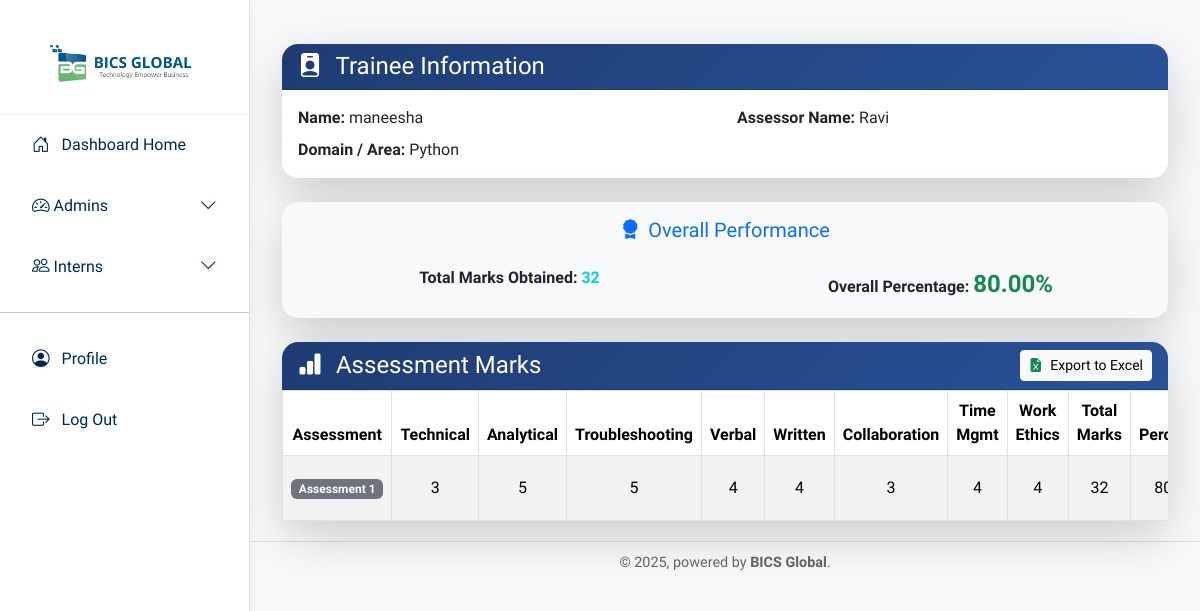
Page /trainee/1/assessments/ on the committed database.
### register/models.py (models this page shows, shortened)
class Intern(models.Model):
    GENDER_CHOICES = [
        ('', 'Select Gender'),
        ('Male', 'Male'),
        ('Female', 'Female'),
        ('Other', 'Other')
    ]
    QUALIFICATIONS = [
        ('', 'Select Qualification'),
        ('B.Tech', 'B.Tech'),
        ('MBA', 'MBA'),
        ('Other', 'Other')
    ]
    YEAR_CHOICES = [('', 'Select')] + [(str(i), str(i)) for i in range(1, 5)]
    INTEREST_AREAS = [
        ('', 'Select'),
        ('Web Development', 'Web Development'),
        ('Mobile App Development', 'Mobile App Development'),
        ('Data Science', 'Data Science'),
        ('UI/UX Design', 'UI/UX Design'),
        ('Python', 'Python'),
        ('Full Stack', 'Full Stack'),
        ('DevOps', 'DevOps'),
        ('Networking', 'Networking'),
        ('Linux', 'Linux'),
        ('.NET', '.NET'),
        ('MEAN', 'MEAN'),
        ('MERN', 'MERN'),
        ('PHP', 'PHP'),
        ('Laravel', 'Laravel'),
        ('Drupal', 'Drupal'),
        ('Finance', 'Finance'),
        ('HR', 'HR'),
        ('Digital Marketing', 'Digital Marketing'),
        ('Business Analyst', 'Business Analyst'),
        ('Sales Analyst', 'Sales Analyst'),
        ('Administration', 'Administration')
    ]
    INTERNSHIP_TYPES = [
        ('', 'Select'),
        ('Offline', 'Offline'),
        ('Online', 'Online'),
        ('Hybrid', 'Hybrid')
    ]
    HEARD_FROM_OPTIONS = [
        ('', 'Select'),
        ('BG Employee', 'BG Employee'),
        ('From Google Reviews', 'From Google Reviews'),
        ('Friends', 'Friends'),
        ('Through Social Media', 'Through Social Media'),
        ('Relation', 'Relation'),
        ('Existing Employees', 'Existing Employees')
    ]
    full_name = models.CharField(max_length=100)
    dob = models.DateField()
    gender = models.CharField(max_length=10, choices=GENDER_CHOICES)
    contact = models.CharField(max_length=10)
    email = models.EmailField(unique=True)
    address = models.TextField()
    photo = models.ImageField(upload_to='profile_photos/', blank=True, null=True)
    qualification = models.CharField(max_length=50, choices=QUALIFICATIONS)
    college_name = models.CharField(max_length=100)
    year = models.CharField(max_length=2, choices=YEAR_CHOICES)
    specialization = models.CharField(max_length=100, blank=True)
    contact_person = models.CharField(max_length=100, blank=True)
    area_of_interest = models.CharField(max_length=100, choices=INTEREST_AREAS)
    preferred_start_date = models.DateField()
    duration = models.CharField(max_length=50)
    project_duration = models.CharField(max_length=50, blank=True)
    prior_internship = models.CharField(
        max_length=10,
        choices=[('', 'Select'), ('Yes', 'Yes'), ('No', 'No')]
    )
    past_internship_details = models.TextField(blank=True)
    internship_type = models.CharField(max_length=10, choices=INTERNSHIP_TYPES)
    skills = models.TextField(blank=True)
    bonafide = models.FileField(upload_to='bonafide/')
    linkedin = models.URLField()
    heard_from = models.CharField(max_length=50, choices=HEARD_FROM_OPTIONS, blank=True)

class Assessment(models.Model):
    ASSESSMENT_CHOICES = [
        (1, "Assessment 1"),
        (2, "Assessment 2"),
        (3, "Assessment 3"),
    ]
    MAX_MARKS = 40  # ✅ Each assessment = 40 marks
    id = models.UUIDField(primary_key=True, default=uuid.uuid4, editable=False)
    trainee_name = models.ForeignKey(
        "Intern",
        on_delete=models.CASCADE,
        related_name="assessments"
    )
    domain = models.CharField(max_length=100, choices=Intern.INTEREST_AREAS)  # you can use Intern.INTEREST_AREAS
    assessor_name = models.CharField(max_length=100)
    assessment_date = models.DateField()
    topics = models.TextField()
    assessment_number = models.IntegerField(choices=ASSESSMENT_CHOICES)
    total_marks = models.IntegerField(default=0, null=True, editable=False)
    percentage = models.DecimalField(max_digits=5, decimal_places=2, default=0.0, editable=False)
    created_at = models.DateTimeField(auto_now_add=True)
    modified_at = models.DateTimeField(auto_now=True)

class AssessmentMarks(models.Model):
    assessment = models.ForeignKey(
        Assessment,
        on_delete=models.CASCADE,
        related_name="marks"
    )
    technical_skill = models.PositiveSmallIntegerField(default=0)
    analytical_skills = models.PositiveSmallIntegerField(default=0)
    troubleshooting = models.PositiveSmallIntegerField(default=0)
    verbal_communication = models.PositiveSmallIntegerField(default=0)
    written_communication = models.PositiveSmallIntegerField(default=0)
    collaboration = models.PositiveSmallIntegerField(default=0)
    time_management = models.PositiveSmallIntegerField(default=0)
    work_ethic = models.PositiveSmallIntegerField(default=0)
    total_marks = models.IntegerField(default=0, editable=False)
    strengths = models.TextField(blank=True, null=True)
    areas_of_improvement = models.TextField(blank=True, null=True)
    remarks = models.TextField(blank=True, null=True)
    created_at = models.DateTimeField(auto_now_add=True)
    modified_at = models.DateTimeField(auto_now=True)

### register/views.py (the view)
# urls.py: path("trainee/<int:trainee_id>/assessments/", views.trainee_assessments, name="trainee_assessments"),
def trainee_assessments(request, trainee_id):
    trainee = get_object_or_404(Intern, id=trainee_id)
    assessments = Assessment.objects.filter(trainee_name=trainee).order_by('created_at')
    assessments_with_marks = []
    for a in assessments:
        marks = AssessmentMarks.objects.filter(assessment=a).first()
        assessments_with_marks.append({
            'assessment': a,
            'marks': marks
        })
    return render(request, 'register/traine_assessments.html', {
        'trainee': trainee,
        'assessments_with_marks': assessments_with_marks
    })

### register/templates/register/traine_assessments.html (shortened to what this page needs)
{% extends "register/base_sidebar.html" %}
{% block content %}
<div class="container mt-4">
    <div class="card shadow-lg border-0 rounded-4 mb-4">
        <div class="card-header text-white rounded-top-4"
             style="background: linear-gradient(135deg, #1e3c72, #2a5298);">
            <h4 class="mb-0"><i class="bi bi-person-badge-fill me-2"></i> Trainee Information</h4>
        </div>
        <div class="card-body">
            <div class="row g-4">
                <div class="col-md-6">
                    <p class="mb-2"><strong>Name:</strong> {{ trainee.full_name }}</p>
                    <p class="mb-0"><strong>Domain / Area:</strong> {{ trainee.area_of_interest }}</p>
                </div>
                <div class="col-md-6">
                    <p class="mb-2"><strong>Assessor Name:</strong>
                        {% if assessments_with_marks %}
                            {{ assessments_with_marks.0.assessment.assessor_name }}
                        {% else %}
                            <span class="text-muted">Not Assigned</span>
                        {% endif %}
                    </p>
                </div>
            </div>
        </div>
    </div>
    {% if assessments_with_marks %}
    <div class="card shadow-lg border-0 rounded-4 mb-4 text-center bg-light" id="overallSummaryCard">
        <div class="card-body">
            <h5 class="card-title text-primary"><i class="bi bi-award-fill me-2"></i>Overall Performance</h5>
            <div class="row g-2 mt-3">
                <div class="col-md-6">
                    <p class="mb-0"><strong>Total Marks Obtained:</strong>
                        <strong class="text-info" id="overallTotal"></strong>
                    </p>
                </div>
                <div class="col-md-6">
                    <p class="mb-0"><strong>Overall Percentage:</strong>
                        <strong class="text-success fs-4" id="overallPercentage"></strong>
                    </p>
                </div>
            </div>
        </div>
    </div>
    {% endif %}
    <div class="card shadow-lg border-0 rounded-4">
        <div class="card-header text-white rounded-top-4 d-flex justify-content-between align-items-center"
             style="background: linear-gradient(135deg, #1e3c72, #2a5298);">
            <h4 class="mb-0"><i class="bi bi-bar-chart-fill me-2"></i> Assessment Marks</h4>
            {% if assessments_with_marks %}
                <a href="{% url 'export_trainee_excel' trainee.id %}" class="btn btn-light btn-sm">
                    <i class="bi bi-file-earmark-excel-fill me-1 text-success"></i> Export to Excel
                </a>
            {% endif %}
        </div>
        <div class="card-body p-0">
            <div class="table-responsive">
                <table id="assessmentTable" class="table table-striped table-hover table-bordered align-middle mb-0">
                    <thead class="text-center"
                           style="background: linear-gradient(135deg, #2a5298, #1e3c72); color: white;">
                        <tr>
                            <th>Assessment</th>
                            <th>Technical</th>
                            <th>Analytical</th>
                            <th>Troubleshooting</th>
                            <th>Verbal</th>
                            <th>Written</th>
                            <th>Collaboration</th>
                            <th>Time Mgmt</th>
                            <th>Work Ethics</th>
                            <th>Total Marks</th>
                            <th>Percentage</th>
                        </tr>
                    </thead>
                    <tbody class="text-center">
                        {% for item in assessments_with_marks %}
                            {% with a=item.assessment m=item.marks %}
                            <tr>
                                <td><span class="badge bg-secondary">Assessment {{ forloop.counter }}</span></td>
                                <td data-score="true">{{ m.technical_skill|default:"0" }}</td>
                                <td data-score="true">{{ m.analytical_skills|default:"0" }}</td>
                                <td data-score="true">{{ m.troubleshooting|default:"0" }}</td>
                                <td data-score="true">{{ m.verbal_communication|default:"0" }}</td>
                                <td data-score="true">{{ m.written_communication|default:"0" }}</td>
                                <td data-score="true">{{ m.collaboration|default:"0" }}</td>
                                <td data-score="true">{{ m.time_management|default:"0" }}</td>
                                <td data-score="true">{{ m.work_ethic|default:"0" }}</td>
                                <td class="total-marks">0</td>
                                <td class="percentage">0.00%</td>
                            </tr>
                            {% endwith %}
                        {% empty %}
                            <tr>
                                <td colspan="12" class="text-center text-muted py-4">
                                    <i class="bi bi-exclamation-circle me-2"></i>No assessments found for this trainee.
                                </td>
                            </tr>
                        {% endfor %}
                    </tbody>
                </table>
            </div>
        </div>
    </div>
</div>
{% endblock %}

### register/templates/register/base_sidebar.html (shortened to what this page needs)
{% load static %}
<!DOCTYPE html>
<html lang="en">
<head>
  <link href="https://cdn.jsdelivr.net/npm/bootstrap@5.3.3/dist/css/bootstrap.min.css" rel="stylesheet">
  <link rel="stylesheet" href="https://cdn.jsdelivr.net/npm/bootstrap-icons@1.11.3/font/bootstrap-icons.css">
</head>
<body>
<nav class="sidebar" id="sidebarMenu">
  <div class="brand">
    <img src="{% static 'images/bics_logo.png' %}" alt="BICS GLOBAL">
  </div>
  <div class="nav flex-column">
    <a class="nav-link {% if request.resolver_match.url_name == 'dashboard_home' %}active{% endif %}"
       href="{% url 'dashboard_home' %}">
      <i class="bi bi-house-door"></i> Dashboard Home
    </a>
    <a class="nav-link d-flex justify-content-between align-items-center"
       data-bs-toggle="collapse" href="#adminsMenu" role="button" aria-expanded="false">
      <span><i class="bi bi-speedometer2"></i> Admins</span>
      <i class="bi bi-chevron-down"></i>
    </a>
    <a class="nav-link d-flex justify-content-between align-items-center"
       data-bs-toggle="collapse" href="#internsMenu" role="button" aria-expanded="false">
      <span><i class="bi bi-people"></i> Interns</span>
      <i class="bi bi-chevron-down"></i>
    </a>
    <hr>
    <a class="nav-link {% if request.resolver_match.url_name == 'profile' %}active{% endif %}" href="{% url 'profile' %}">
      <i class="bi bi-person-circle"></i> Profile
    </a>
    <a class="nav-link" href="{% url 'admin_logout' %}">
      <i class="bi bi-box-arrow-right"></i> Log Out
    </a>
  </div>
</nav>
<main class="content">
  {% block content %}{% endblock %}
</main>
<footer>
  © 2025, powered by <strong>BICS Global</strong>.
</footer>
</body>
</html>

### register/templates/register/base_sidebar.html (style rules this page uses)
body { font-family: 'Prompt', sans-serif; background: #f8f9fa; margin: 0; }
.sidebar { position: fixed; top: 0; bottom: 0; left: 0; z-index: 100; width: 250px; background: #fff; border-right: 1px solid #e0e0e0; box-shadow: 2px 0 10px rgba(0,0,0,0.05); padding-top: 1rem; transition: all 0.3s ease; overflow-y: auto; }
.sidebar .brand { text-align: center; padding: 1.5rem 0; border-bottom: 1px solid #eee; }
.sidebar .brand img { max-height: 50px; }
.sidebar .nav-link { display: flex; align-items: center; gap: 12px; color: #002855; font-weight: 500; padding: 12px 20px; border-radius: 10px; margin: 5px 12px; transition: all 0.2s; }
.sidebar .nav-link i { font-size: 1.1rem; }
.content { margin-left: 250px; padding: 20px; transition: all 0.3s; }
footer { margin-left: 250px; padding: 10px 20px; background: #f9f9f9; font-size: 0.9rem; text-align: center; color: #666; border-top: 1px solid #ddd; transition: all 0.3s; }
.sidebar .nav-link .bi-chevron-down { margin-left: auto; transition: transform 0.3s ease; }

### rows in the picture
Intern: full_name "maneesha", area_of_interest "Python"
Assessment: assessor_name "Ravi", marks.technical_skill "3", marks.analytical_skills "5", marks.troubleshooting "5", marks.verbal_communication "4", marks.written_communication "4", marks.collaboration "3", marks.time_management "4", marks.work_ethic "4"
